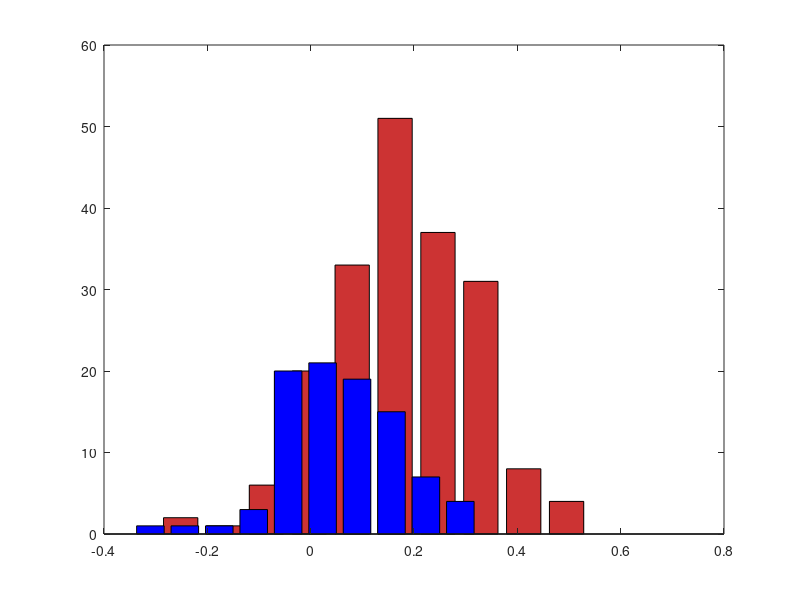

MATLAB code to generate this figure:
function [] = sporadic_ebm()

load('alex_data/ADNIdata_Baseline.mat')

% ADNIdataBL raw data as received from the ADNI website
%EBMdataBL - pre-processed data for use in the EBM model
% EMBLdxBL - the level of impairment for each patient (1 - Cognitively normal, 2 - MCI 3 - AD)
% EBMevents - labels of the EBM events

[nr_patients, nr_biomarkers] = size(EBMdataBL)

control_indices = find(EBMdxBL == 1)
patient_indices = find(EBMdxBL > 1)

% pXgEnE(i,j,1) = p(x_ij | Ei) (patients)
% pXgEnE(i,j,2) = p(x_ij | not Ei) (controls)
pXgEnE = zeros(nr_patients, nr_biomarkers,2);

for biomk=1:nr_biomarkers
   control_levels = EBMdataBL(control_indices, biomk)
   patient_levels = EBMdataBL(patient_indices, biomk)
    
   mu_control = mean(control_levels);
   sigma_control = std(control_levels)^2;
   
   mu_patient = mean(patient_levels);
   sigma_patient = std(patient_levels)^2;
   
   %pXgEnE(:, biomk, 2) = normpdf(control_levels, mu_control, sigma_control);
   %pXgEnE(:, biomk, 1) = normpdf(patient_levels, mu_patient, sigma_patient);
   
   
   all_levels = EBMdataBL(:, biomk);
   % fit two gaussians on all the data

   [mu_mix, sigma_mix, pi_mix]  = ...
       em_mix(all_levels, mu_control, mu_patient, sigma_control, sigma_patient)
   

   minX = min(all_levels);
   maxX = max(all_levels);
   X = minX:(maxX - minX)/200:maxX;
   Y = eval_mix_gaussians(X, mu_mix, sigma_mix, pi_mix);
   
   %Y = Y .* max(Y)
   
   clf;
   [f1,x1] = hist(patient_levels);
   bar(x1,f1, 'FaceColor',[0.8,0.2,0.2]);
   %h = findobj(gca,'Type','patch');
   %h.FaceColor = [0.8 0.2 0.2];
   %h.EdgeColor = 'b';
   hold on
   [f2,x2] = hist(control_levels);
   bar(x2,f2,'b');
   %hist(control_levels);
   hold on
   plot(X, Y);

   %hist(control_levels,50)
   
end

end

function [mu, sigma, pi]  = ...
    em_mix(data, mu_control_init, mu_patient_init, max_sigma_control, max_sigma_patient)

% data is a 1d array of biomarker levels which is assumed to be generated
% from a mixture of 2 gaussian distributions

mu = [mu_control_init, mu_patient_init];
sigma = [max_sigma_control, max_sigma_patient];

sigma_max = sigma;

% pi_control is the weight of the control gaussian
% pi(1) - control pi(2) - patient
pi = [0.5 0.5];

N = length(data); 
K = 2;

assert(length(mu) == K && length(sigma) == K && length(pi) == K);

znk = zeros(N,K);
eval_matrix = zeros(N,K);

log_likely = inf;
thresh = 0.0001

iterations = 100;
%% keep updating until convergence
for iter=1:iterations
    
    % E-step
    for k=1:K
        znk(:,k) = pi(k) * normpdf(data, mu(k), sigma(k));
    end

    % normalise the znk rows
    for n=1:N
        znk(n,:) = znk(n,:) ./ sum(znk(n,:));
    end

    % M-step

    Nk = sum(znk);
    
    if(~all(Nk))
        break
    end
    
    for k=1:K

           
       mu(k) =  sum(znk(:,k) .* data) /Nk(k);
       sigma(k) = sum(znk(:,k) .* (data - mu(k)) .* (data - mu(k)) ) / Nk(k);

       % set the constraint that alex implemented in the paper: i.e. the sigma
       % of each distribution should not be greater than the sigma of the CN
       % and AD groups taken separately
       if (sigma(k) > sigma_max(k))
           display('constraint in place')
           sigma(k) = sigma_max(k);
       end
       
       pi = Nk / N;  
       
        % Evaluate the log_likelihood
        for k=1:K
            eval_matrix(:,k) = pi(k) * normpdf(data, mu(k), sigma(k));
        end

        sumK = sum(eval_matrix, 2);
        assert(length(sumK) == N);
        log_likely = sum(log(sumK))
        
        X = min(data):0.005:max(data);
        %hist(data,25)
        %hold on
        %plot(X, eval_mix_gaussians(X, mu, sigma, pi))

    end
    
    if(~all(sigma))
        break
    end
end
    

end

function Y = eval_mix_gaussians(X, mu, sigma, pi)
% X is a vector of data points
% mu is a vector of means
% sigma is a vector of std deviations

K = length(mu);
Y = zeros(size(X));

for k=1:K
   if (sigma(k) ~= 0) 
       Y = Y + pi(k) * normpdf(X, mu(k), sigma(k)); 
   end
end

end